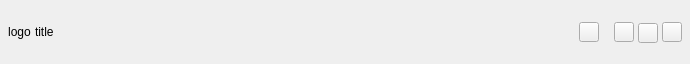
<?xml version="1.0" encoding="UTF-8"?>
<ui version="4.0">
 <class>ATCTitleBar</class>
 <widget class="QWidget" name="ATCTitleBar">
  <property name="geometry">
   <rect>
    <x>0</x>
    <y>0</y>
    <width>690</width>
    <height>64</height>
   </rect>
  </property>
  <property name="minimumSize">
   <size>
    <width>0</width>
    <height>48</height>
   </size>
  </property>
  <property name="maximumSize">
   <size>
    <width>16777215</width>
    <height>64</height>
   </size>
  </property>
  <property name="windowTitle">
   <string>ATCTitleBar</string>
  </property>
  <property name="styleSheet">
   <string notr="true"/>
  </property>
  <layout class="QHBoxLayout" name="horizontalLayout">
   <property name="spacing">
    <number>4</number>
   </property>
   <property name="leftMargin">
    <number>8</number>
   </property>
   <property name="topMargin">
    <number>4</number>
   </property>
   <property name="rightMargin">
    <number>8</number>
   </property>
   <property name="bottomMargin">
    <number>4</number>
   </property>
   <item>
    <widget class="QLabel" name="_logo">
     <property name="maximumSize">
      <size>
       <width>40</width>
       <height>40</height>
      </size>
     </property>
     <property name="text">
      <string>logo</string>
     </property>
     <property name="scaledContents">
      <bool>true</bool>
     </property>
     <property name="alignment">
      <set>Qt::AlignCenter</set>
     </property>
    </widget>
   </item>
   <item>
    <widget class="QLabel" name="_title">
     <property name="text">
      <string>title</string>
     </property>
     <property name="scaledContents">
      <bool>true</bool>
     </property>
    </widget>
   </item>
   <item>
    <spacer name="horizontalSpacer">
     <property name="orientation">
      <enum>Qt::Horizontal</enum>
     </property>
     <property name="sizeHint" stdset="0">
      <size>
       <width>471</width>
       <height>20</height>
      </size>
     </property>
    </spacer>
   </item>
   <item>
    <widget class="QToolButton" name="_setting">
     <property name="minimumSize">
      <size>
       <width>20</width>
       <height>20</height>
      </size>
     </property>
     <property name="maximumSize">
      <size>
       <width>20</width>
       <height>20</height>
      </size>
     </property>
     <property name="cursor">
      <cursorShape>PointingHandCursor</cursorShape>
     </property>
     <property name="text">
      <string/>
     </property>
    </widget>
   </item>
   <item>
    <widget class="QLabel" name="label">
     <property name="maximumSize">
      <size>
       <width>16777215</width>
       <height>24</height>
      </size>
     </property>
     <property name="text">
      <string/>
     </property>
     <property name="pixmap">
      <pixmap resource="../res/ATCCSATWindow.qrc">:/img/vertical_spilter</pixmap>
     </property>
     <property name="alignment">
      <set>Qt::AlignCenter</set>
     </property>
    </widget>
   </item>
   <item>
    <widget class="QToolButton" name="_min">
     <property name="minimumSize">
      <size>
       <width>20</width>
       <height>20</height>
      </size>
     </property>
     <property name="maximumSize">
      <size>
       <width>20</width>
       <height>20</height>
      </size>
     </property>
     <property name="cursor">
      <cursorShape>PointingHandCursor</cursorShape>
     </property>
     <property name="text">
      <string/>
     </property>
    </widget>
   </item>
   <item>
    <widget class="QToolButton" name="_max">
     <property name="minimumSize">
      <size>
       <width>20</width>
       <height>20</height>
      </size>
     </property>
     <property name="maximumSize">
      <size>
       <width>18</width>
       <height>18</height>
      </size>
     </property>
     <property name="cursor">
      <cursorShape>PointingHandCursor</cursorShape>
     </property>
     <property name="text">
      <string/>
     </property>
    </widget>
   </item>
   <item>
    <widget class="QToolButton" name="_close">
     <property name="minimumSize">
      <size>
       <width>20</width>
       <height>20</height>
      </size>
     </property>
     <property name="maximumSize">
      <size>
       <width>20</width>
       <height>20</height>
      </size>
     </property>
     <property name="cursor">
      <cursorShape>PointingHandCursor</cursorShape>
     </property>
     <property name="text">
      <string/>
     </property>
     <property name="iconSize">
      <size>
       <width>12</width>
       <height>12</height>
      </size>
     </property>
    </widget>
   </item>
  </layout>
 </widget>
 <resources>
  <include location="../res/ATCCSATWindow.qrc"/>
 </resources>
 <connections/>
</ui>
